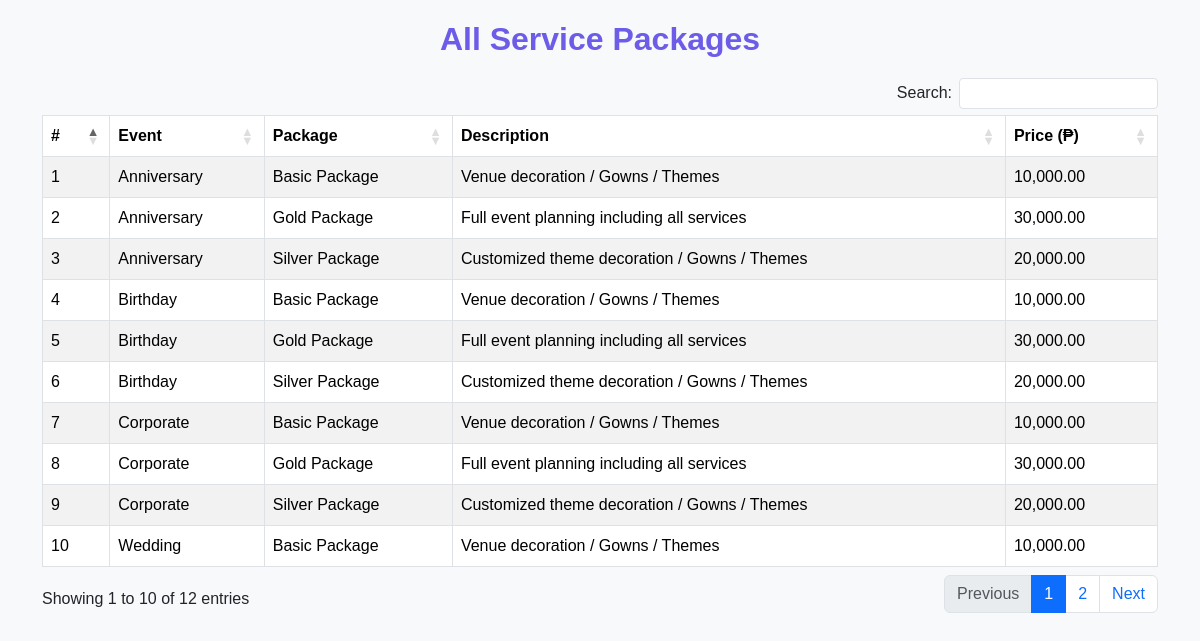
The page /packages.php (signed in) on the database its author committed.
### tables this page shows
CREATE TABLE `packages` (
  `id` int(11) NOT NULL,
  `event_name` varchar(100) DEFAULT NULL,
  `package_name` varchar(100) DEFAULT NULL,
  `description` text DEFAULT NULL,
  `price` decimal(10,2) DEFAULT NULL
);

### packages.php (the view, shortened to what this page needs)
<?php
include 'config.php';
$query = "SELECT * FROM packages ORDER BY event_name, package_name";
$result = mysqli_query($conn, $query);
?>
<!DOCTYPE html>
<html lang="en">
<head>
    <link href="https://cdn.jsdelivr.net/npm/bootstrap@5.3.3/dist/css/bootstrap.min.css" rel="stylesheet">
    <link rel="stylesheet" href="https://cdn.datatables.net/1.13.6/css/dataTables.bootstrap5.min.css">
</head>
<body>
<div class="container">
    <h2 class="text-center">All Service Packages</h2>
    <div class="table-responsive">
        <table id="packagesTable" class="table table-striped table-bordered">
            <thead>
                <tr>
                    <th>#</th>
                    <th>Event</th>
                    <th>Package</th>
                    <th>Description</th>
                    <th>Price (₱)</th>
                </tr>
            </thead>
            <tbody>
                <?php
                $count = 1;
                while ($row = mysqli_fetch_assoc($result)) {
                    echo "<tr>
                            <td>{$count}</td>
                            <td>" . htmlspecialchars($row['event_name']) . "</td>
                            <td>" . htmlspecialchars($row['package_name']) . "</td>
                            <td>" . htmlspecialchars($row['description']) . "</td>
                            <td>" . number_format($row['price'], 2) . "</td>
                          </tr>";
                    $count++;
                }
                ?>
            </tbody>
        </table>
    </div>
</div>
</body>
</html>

### packages.php (style rules this page uses)
body { background: #f8f9fa; font-family: 'Poppins', sans-serif; padding: 20px; }
h2 { color: #6c5ce7; font-weight: bold; margin-bottom: 20px; }
.table thead { background-color: #6c5ce7; color: #fff; }

### rows shown on the page
packages: event_name "Anniversary", package_name "Basic Package", description "Venue decoration / Gowns / Themes", price "10,000.00"
packages: event_name "Anniversary", package_name "Gold Package", description "Full event planning including all services", price "30,000.00"
packages: event_name "Anniversary", package_name "Silver Package", description "Customized theme decoration / Gowns / Themes", price "20,000.00"
packages: event_name "Birthday", package_name "Basic Package", description "Venue decoration / Gowns / Themes", price "10,000.00"
packages: event_name "Birthday", package_name "Gold Package", description "Full event planning including all services", price "30,000.00"
packages: event_name "Birthday", package_name "Silver Package", description "Customized theme decoration / Gowns / Themes", price "20,000.00"
packages: event_name "Corporate", package_name "Basic Package", description "Venue decoration / Gowns / Themes", price "10,000.00"
packages: event_name "Corporate", package_name "Gold Package", description "Full event planning including all services", price "30,000.00"
packages: event_name "Corporate", package_name "Silver Package", description "Customized theme decoration / Gowns / Themes", price "20,000.00"
packages: event_name "Wedding", package_name "Basic Package", description "Venue decoration / Gowns / Themes", price "10,000.00"
